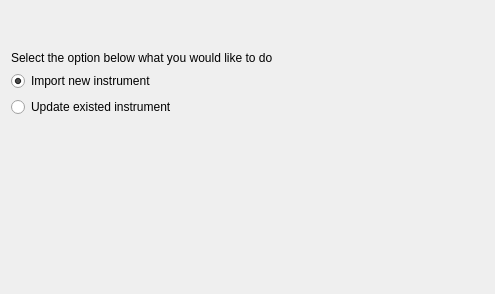
<?xml version="1.0" encoding="UTF-8"?>
<ui version="4.0">
 <class>Dialog</class>
 <widget class="QDialog" name="Dialog">
  <property name="geometry">
   <rect>
    <x>0</x>
    <y>0</y>
    <width>495</width>
    <height>294</height>
   </rect>
  </property>
  <property name="windowTitle">
   <string>Dialog</string>
  </property>
  <layout class="QVBoxLayout" name="verticalLayout_3" stretch="0,0,2">
   <item>
    <spacer name="verticalSpacer_2">
     <property name="orientation">
      <enum>Qt::Vertical</enum>
     </property>
     <property name="sizeHint" stdset="0">
      <size>
       <width>20</width>
       <height>40</height>
      </size>
     </property>
    </spacer>
   </item>
   <item>
    <layout class="QVBoxLayout" name="verticalLayout_2">
     <item>
      <widget class="QLabel" name="label">
       <property name="text">
        <string>Select the option below what you would like to do</string>
       </property>
      </widget>
     </item>
     <item>
      <layout class="QVBoxLayout" name="verticalLayout">
       <item>
        <widget class="QRadioButton" name="radioButton">
         <property name="text">
          <string>Import new instrument</string>
         </property>
         <property name="checked">
          <bool>true</bool>
         </property>
        </widget>
       </item>
       <item>
        <widget class="QRadioButton" name="radioButton_2">
         <property name="text">
          <string>Update existed instrument</string>
         </property>
        </widget>
       </item>
      </layout>
     </item>
    </layout>
   </item>
   <item>
    <spacer name="verticalSpacer">
     <property name="orientation">
      <enum>Qt::Vertical</enum>
     </property>
     <property name="sizeHint" stdset="0">
      <size>
       <width>20</width>
       <height>158</height>
      </size>
     </property>
    </spacer>
   </item>
  </layout>
 </widget>
 <resources/>
 <connections/>
</ui>
